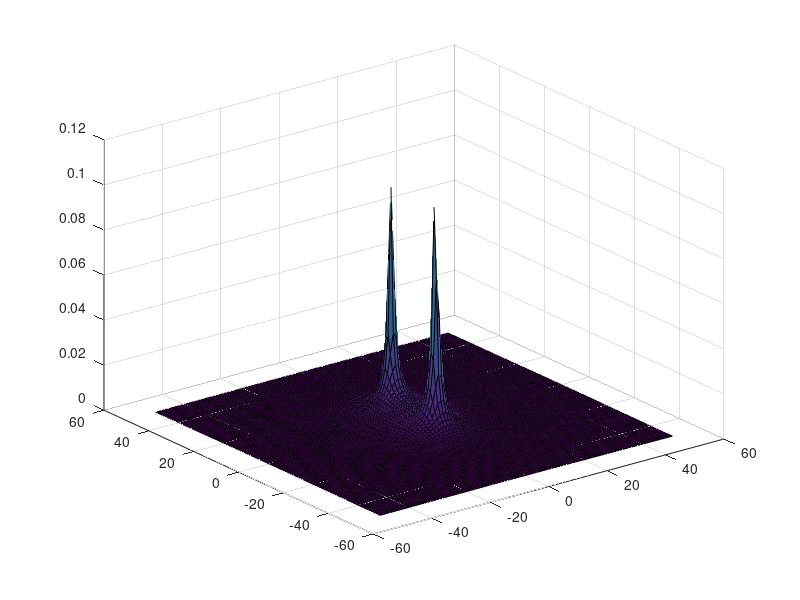

Source code (MATLAB):
m =1 ;
k = 100 ;
zhi = 0.02 ;
wn = 10 ;
c = 2*m*zhi*wn ;
w = 0.01:0.0001:100 ;
f = w/(2*pi) ;
Hr = 1./(-(2*pi*f).^2*m + (2*pi*f)*i*c + k) ;

%plot(f,abs(Hr))

x= linspace(-50,50);
y= linspace(-50,50);
[X,Y]=meshgrid(x,y);
Z=abs(1./(m*(X + 1i*Y).^2 + c*(X+1i*Y) + k));
surfc(X, Y, Z)